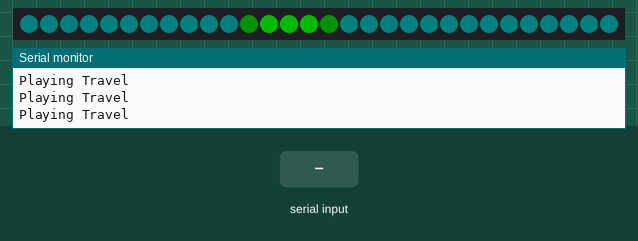
Simulated run of this sketch. Board: ESP32. Shown: 30 RGB LEDs in strip order, left to right, the last lines printed to the serial monitor. The inputs (shaded band) are chosen by the test bench. Dim RGB values are drawn brighter than linear.

Above: at 7.0 s.
7.1 s: "2\n" received over Serial
At 9.8 s:
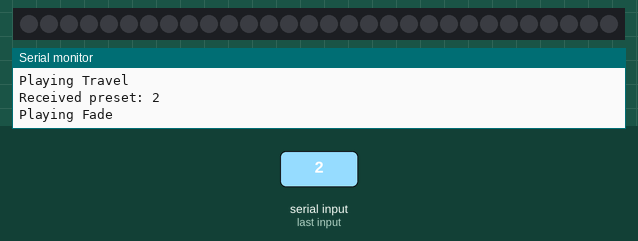
At 12.8 s:
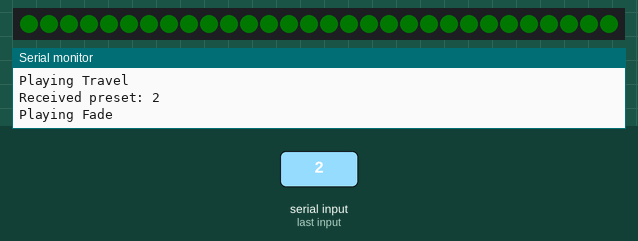
Timing chart, 0 to 14.3 s (numbered marks = the images above; inputs shaded):
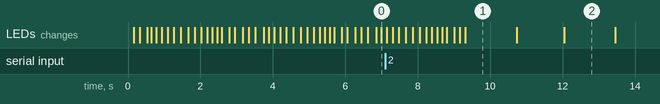

Measured:
- after the input at 7.1 s, the LEDs: first differ from a run without the input after 2.2 s (image 1)
- what the display in image 1 shows lasts 1.4 s, from 9.3 s to 10.7 s

The sketch:

ledStrip.ino
```cpp
#include <FastLED.h>

#define LED_PIN     12       // Data pin connected to LED strip
#define NUM_LEDS    30        // Number of LEDs in the strip
#define BRIGHTNESS  200      // Brightness (0–255)
#define LED_TYPE    WS2812   // LED strip type
#define COLOR_ORDER GRB      // Color order

CRGB leds[NUM_LEDS];
int animationPreset;

void travelLEDAnimation();
void turnOffLEDAnimation();
void fadeLEDAnimation();

void setup() {
  FastLED.addLeds<LED_TYPE, LED_PIN, COLOR_ORDER>(leds, NUM_LEDS);
  FastLED.setBrightness(BRIGHTNESS);
  Serial.begin(9600);
}

void loop() {
  animationPreset = 1;
  if (Serial.available() > 0) {
    int incoming = Serial.parseInt(); // Read once
    if (incoming != 0) {
      animationPreset = incoming;
      Serial.print("Received preset: ");
      Serial.println(animationPreset);
    }
  }

  switch(animationPreset){
    case 1:
      Serial.println("Playing Travel");
      travelLEDAnimation();
    break;
    case 2:
      Serial.println("Playing Fade");
      fadeLEDAnimation();
    break;
    case -1:
      Serial.println("Turn OFF");
      turnOffLEDAnimation();
    break;
  }
}

void travelLEDAnimation(){
  int lastLedToLightUp;
  int brightness;
  int brightnessAdjustment;
  // Simple color wipe animation
  for (int i = 0; i < NUM_LEDS; i++) {
    lastLedToLightUp = i+4 < NUM_LEDS ? i+4 : NUM_LEDS;
    for(int j = i; j <= lastLedToLightUp; j++){
      leds[j] = CRGB::Green;
    }
    leds[i].nscale8(64);
    leds[lastLedToLightUp].nscale8(64);
    brightnessAdjustment = abs(i - (NUM_LEDS/2));
    brightness = BRIGHTNESS - BRIGHTNESS/(NUM_LEDS/2)*brightnessAdjustment;
    FastLED.setBrightness(brightness);
    FastLED.show();
    delay(200 - 200/(NUM_LEDS/2)*brightnessAdjustment);
    for(int j = i; (j < i+4) || (j == NUM_LEDS); j++){
      leds[j] = CRGB(0, 50, 50);
      leds[j].nscale8(BRIGHTNESS / 4);
    }
  }
}

void fadeLEDAnimation(){
  int fadeStage = 100;
  for(int i = 0; i < fadeStage; ++i){
    for (int j = 0; j < NUM_LEDS; j++) {
      leds[j] = CRGB::Green;
      leds[j].nscale8(BRIGHTNESS/fadeStage * i);
    }
    FastLED.show();
    delay(100);
  }
}

void turnOffLEDAnimation(){
  for (int j = 0; j < NUM_LEDS; j++) {
    leds[j] = CRGB::Black;
  }
  FastLED.show();
  delay(1000);
}
```
